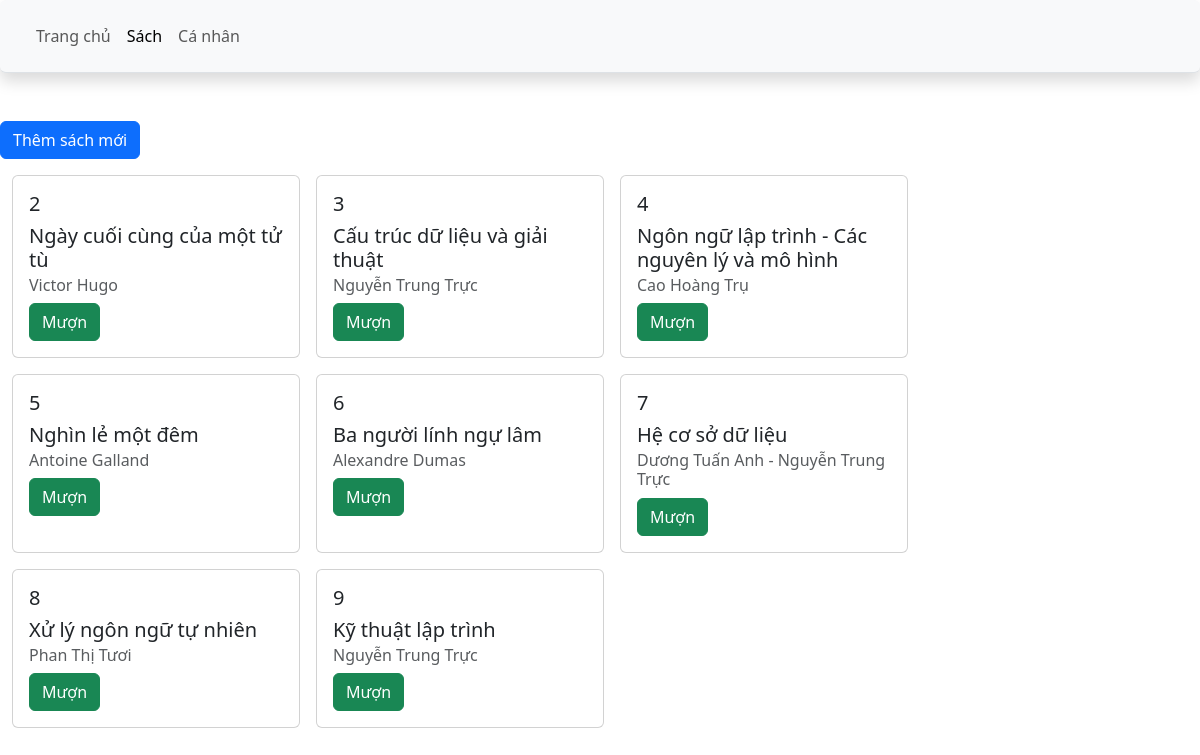
Page /book.php (signed in) on the committed database.
### tables this page shows
CREATE TABLE `documents` (
  `document_id` int(11) NOT NULL,
  `doc_name` varchar(256) NOT NULL,
  `type` varchar(256) NOT NULL,
  `author` varchar(256) NOT NULL,
  `publisher` varchar(512) NOT NULL,
  `publish_year` int(11) NOT NULL,
  `quantity` int(11) NOT NULL,
  `description` varchar(4096) NOT NULL,
  `image_url` varchar(512) DEFAULT NULL
);

### book.php (the view, shortened to what this page needs)
<!DOCTYPE html>
<html lang='en'>
<head>
    <link href='https://cdn.jsdelivr.net/npm/bootstrap@5.3.3/dist/css/bootstrap.min.css' rel='stylesheet'>
</head>
<body>
    <nav class='z-3 navbar navbar-expand-lg border-bottom position-sticky top-0 shadow p-3 mb-5 bg-body-tertiary rounded'>
        <div class='container-fluid'>
          <div class='collapse navbar-collapse' id='navbarSupportedContent'>
            <ul class='navbar-nav me-auto mb-2 mb-lg-0'>
                <li class='nav-item'>
                  <a class='nav-link' aria-disabled='true' href='home.php'>Trang chủ</a>
                </li>
                <li class='nav-item'>
                  <a class='nav-link active' aria-current='page'>Sách</a>
                </li>
                <li class='nav-item'>
                  <a class='nav-link' aria-disabled='true' href='profile.php'>Cá nhân</a>
                </li>
              </ul>
          </div>
        </div>
      </nav>
    <form action='create_edit.php' method='POST'>
      <button class='btn btn-primary' type='submit'>Thêm sách mới</button>
    </form>
    <div class='container-fluid mt-3 d-flex flex-row flex-wrap gap-3'>
      <?php
      $id = $_SESSION['id'];
      $link = mysqli_connect('localhost', 'root');
      $query = "SELECT documents.document_id, doc_name, quantity, author FROM documents LEFT JOIN (SELECT * FROM borrow WHERE student_id = $id) AS a ON documents.document_id = a.document_id WHERE student_id IS NULL";
      $result = mysqli_query($link, $query);
      while ($row = mysqli_fetch_assoc($result)) {
          $doc_id = $row['document_id'];
          $name = $row['doc_name'];
          $au = $row['author'];
          $action = "borrow_return.php";
          $button = "<button class='btn btn-success' type='submit'>Mượn</button>";
          echo "<div class='card' style='width: 18rem;'>
            <div class='card-body'>
                <h5>$doc_id</h5>
              <h5 class='card-title'>$name</h5>
              <h6 class='card-subtitle mb-2 text-body-secondary'>$au</h6>
              <form action=$action method='POST'>
              <input type='hidden' value=$doc_id name='doc'>
              <input type='hidden' value='1' name='act'>
              $button
              </form>
            </div>
        </div>";
      }
      ?>
    </div>
</body>
</html>

### rows in the picture
documents: document_id "2", doc_name "Ngày cuối cùng của một tử tù", author "Victor Hugo"
documents: document_id "3", doc_name "Cấu trúc dữ liệu và giải thuật", author "Nguyễn Trung Trực"
documents: document_id "4", doc_name "Ngôn ngữ lập trình - Các nguyên lý và mô hình", author "Cao Hoàng Trụ"
documents: document_id "5", doc_name "Nghìn lẻ một đêm", author "Antoine Galland"
documents: document_id "6", doc_name "Ba người lính ngự lâm", author "Alexandre Dumas"
documents: document_id "7", doc_name "Hệ cơ sở dữ liệu", author "Dương Tuấn Anh - Nguyễn Trung Trực"
documents: document_id "8", doc_name "Xử lý ngôn ngữ tự nhiên", author "Phan Thị Tươi"
documents: document_id "9", doc_name "Kỹ thuật lập trình", author "Nguyễn Trung Trực"
